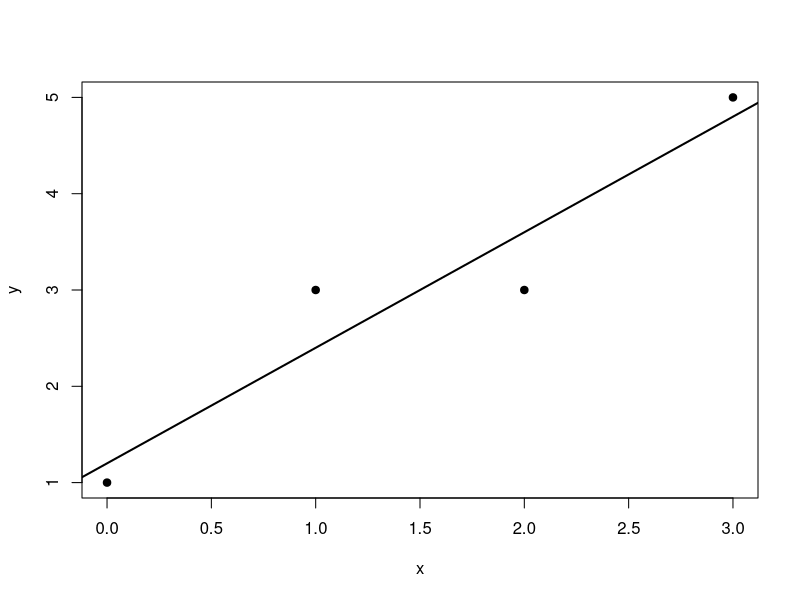

Write R code to recreate this figure.
## ---- chunk 1
x <- c(0, 1, 2, 3)
y <- c(1, 3, 3, 5)

fit <- lm(y ~ x)
summary(fit)

# Inspecting the design matrix
model.matrix(fit)

# Fitted values and residuals
fitted(fit)
residuals(fit)
# quick plot
plot(x, y, pch = 19, xlab = "x", ylab = "y")
abline(fit, lwd = 2)
